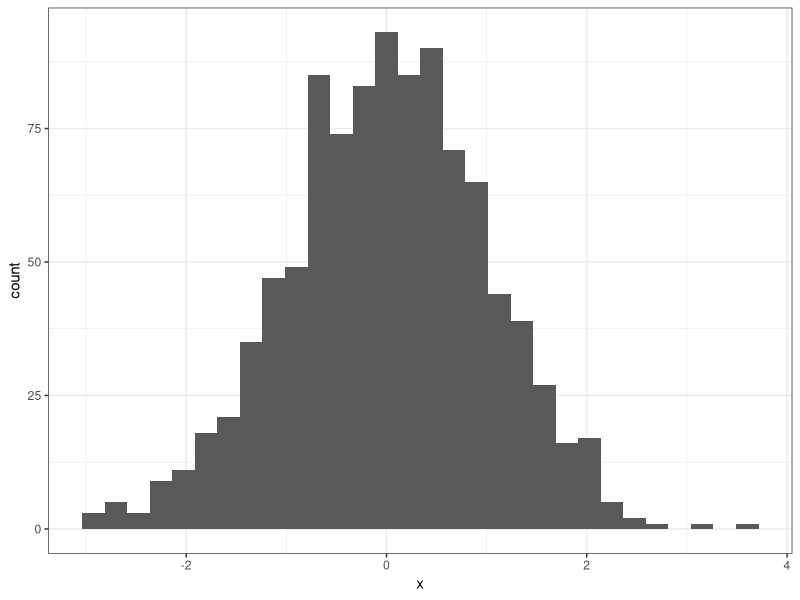

This chart was generated by the following R code:
## ---- chunk 1
library(tidyverse)
require(magrittr)
require(plyr)
ggplot2::theme_set(ggplot2::theme_bw())
knitr::opts_chunk$set(fig.align = 'center')
## ---- chunk 2
x <- rnorm(1000, 0, 1)
x %>% data.frame() %>% ggplot2::ggplot() + geom_histogram(aes(x = x))
  
